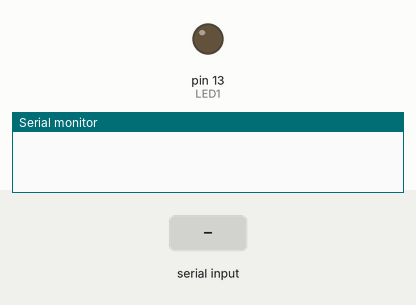
Simulated run of this sketch. Board: Arduino Uno, built with avr-gcc and run on an emulated ATmega328P. Parts: output pins drawn as LEDs (lit = HIGH), the last lines printed to the serial monitor. The test bench sets the inputs (shaded band).

Above: at 1.2 s.
1.3 s: "1" received over Serial
At 1.8 s:
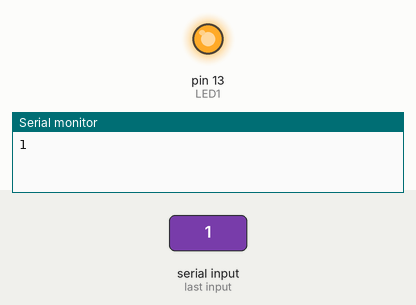
2.8 s: "0" received over Serial
At 4.1 s:
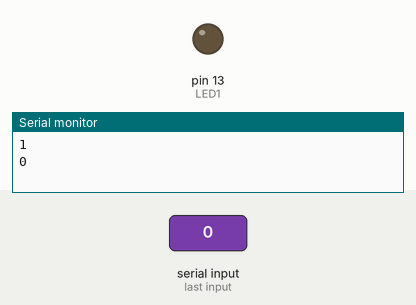
Timing chart, 0 to 5.8 s (numbered marks = the images above; inputs shaded):
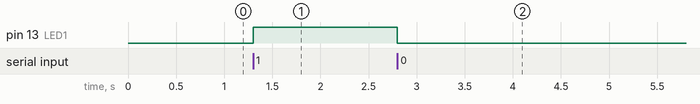

The sketch:

bluetooth_led.ino
```cpp
char incomingValue = 0;
int LED1 = 13;

void setup() {
  Serial.begin(9600);
  pinMode(LED1 , OUTPUT);
}

void loop() {
  if(Serial.available() > 0)
  {
    incomingValue = Serial.read();
    Serial.println(incomingValue);
    if(incomingValue == '1')
    {
      digitalWrite( LED1 , HIGH);
    }
    if(incomingValue == '0')
    {
      digitalWrite( LED1 , LOW);
    }
  }
}
```

Measured:
- after the input at 1.3 s, pin 13 (LED1): LOW → HIGH at once
- after the input at 2.8 s, pin 13 (LED1): HIGH → LOW at once
